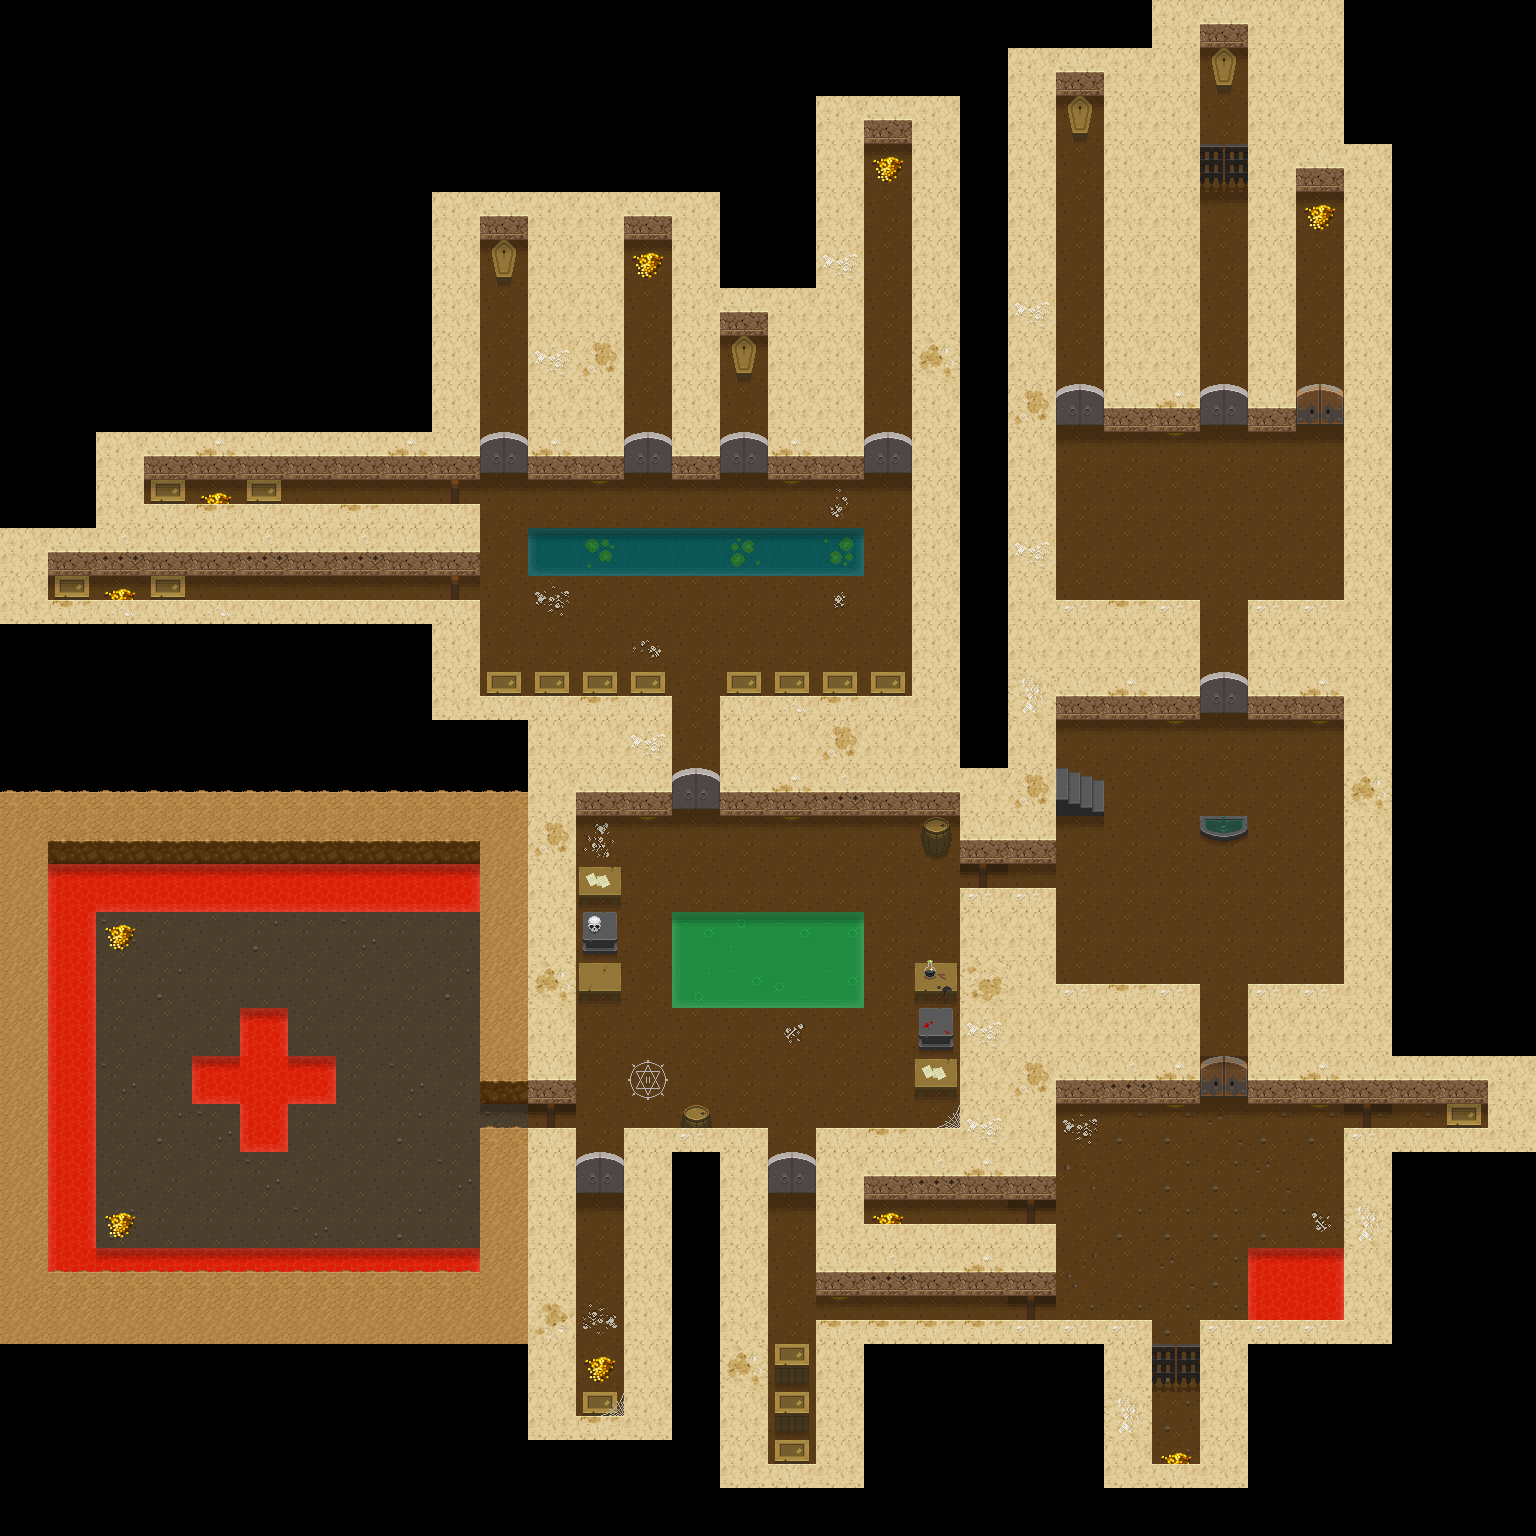

This game map was drawn from its Tiled (.tmx) file and the tilesets committed beside it. A one-line description and the trimmed map source follow:
An orthogonal 32x32 tile map with 48x48 px tiles, 10 tile layers (floor, floor 2, creature, props, ...) and 32 objects (12x MONSTER, Taking a drink of clear water from the g, portal, Evil Wizard's Lab, Azath, ...).

<map version="1.10" tiledversion="1.11.0" orientation="orthogonal" renderorder="right-down" width="32" height="32" tilewidth="48" tileheight="48" infinite="0" backgroundcolor="#000000" nextlayerid="16" nextobjectid="74">
 <properties>
  <property name="startX" value="0" />
  <property name="startY" value="0" />
 </properties>
 <tileset firstgid="1" name="terrain" tilewidth="48" tileheight="48" tilecount="760" columns="20">
  <image source="uf_terrain.png" width="960" height="1824" />
  <tile id="115">
   <animation>
    <frame tileid="115" duration="500" />
    <frame tileid="116" duration="500" />
    <frame tileid="117" duration="500" />
    <frame tileid="118" duration="500" />
   </animation>
  </tile>
  <tile id="135">
   <animation>
    <frame tileid="135" duration="500" />
    <frame tileid="136" duration="500" />
    <frame tileid="137" duration="500" />
    <frame tileid="138" duration="500" />
   </animation>
  </tile>
  <tile id="155">
   <animation>
    <frame tileid="155" duration="500" />
    <frame tileid="156" duration="500" />
    <frame tileid="157" duration="500" />
    <frame tileid="158" duration="500" />
   </animation>
  </tile>
  <tile id="175">
   <animation>
    <frame tileid="175" duration="500" />
    <frame tileid="176" duration="500" />
    <frame tileid="177" duration="500" />
    <frame tileid="178" duration="500" />
   </animation>
  </tile>
  <tile id="195">
   <animation>
    <frame tileid="195" duration="300" />
    <frame tileid="196" duration="300" />
    <frame tileid="197" duration="300" />
    <frame tileid="198" duration="300" />
   </animation>
  </tile>
  <tile id="215">
   <animation>
    <frame tileid="215" duration="500" />
    <frame tileid="216" duration="500" />
    <frame tileid="217" duration="500" />
    <frame tileid="218" duration="500" />
   </animation>
  </tile>
  <tile id="621">
   <animation>
    <frame tileid="621" duration="300" />
    <frame tileid="622" duration="300" />
   </animation>
  </tile>
  <tile id="644">
   <animation>
    <frame tileid="644" duration="200" />
    <frame tileid="645" duration="200" />
   </animation>
  </tile>
  <tile id="664">
   <animation>
    <frame tileid="664" duration="200" />
    <frame tileid="665" duration="200" />
   </animation>
  </tile>
  <tile id="672">
   <animation>
    <frame tileid="672" duration="750" />
    <frame tileid="673" duration="750" />
   </animation>
  </tile>
  <tile id="674">
   <animation>
    <frame tileid="674" duration="750" />
    <frame tileid="675" duration="750" />
   </animation>
  </tile>
 </tileset>
 <layer id="1" name="floor" width="32" height="32">
  <data>[1024 cells, 317 non-empty, 8 distinct tile ids]</data>
 </layer>
 <layer id="2" name="floor 2" width="32" height="32">
  <data>[1024 cells, 58 non-empty, 7 distinct tile ids]</data>
 </layer>
 <layer id="4" name="creature" width="32" height="32">
  <data>[1024 cells, 0 non-empty, 0 distinct tile ids]</data>
 </layer>
 <layer id="3" name="props" width="32" height="32">
  <data>[1024 cells, 45 non-empty, 13 distinct tile ids]</data>
 </layer>
 <layer id="5" name="water_edges" width="32" height="32">
  <data>[1024 cells, 49 non-empty, 5 distinct tile ids]</data>
 </layer>
 <layer id="8" name="door" width="32" height="32">
  <data>[1024 cells, 22 non-empty, 5 distinct tile ids]</data>
 </layer>
 <layer id="9" name="torches" width="32" height="32">
  <data>[1024 cells, 20 non-empty, 2 distinct tile ids]</data>
 </layer>
 <layer id="6" name="shadows" width="32" height="32">
  <data>[1024 cells, 113 non-empty, 1 distinct tile ids]</data>
 </layer>
 <layer id="10" name="webs" width="32" height="32">
  <data>[1024 cells, 9 non-empty, 3 distinct tile ids]</data>
 </layer>
 <layer id="7" name="walls" width="32" height="32">
  <data>[1024 cells, 367 non-empty, 14 distinct tile ids]</data>
 </layer>
 <objectgroup id="11" name="people">
  <object id="1" name="bleeb" type="MONSTER" x="1152" y="480" width="48" height="48">
   <properties>
    <property name="monsterID" value="Bleeb" />
    <property name="movement" value="ATTACK_AVATAR" />
   </properties>
  </object>
  <object id="21" name="priestess" type="MONSTER" x="768" y="864" width="48" height="48">
   <properties>
    <property name="monsterID" value="Priestess" />
    <property name="movement" value="ATTACK_AVATAR" />
   </properties>
  </object>
  <object id="22" name="evil wizard" type="MONSTER" x="864" y="1056" width="48" height="48">
   <properties>
    <property name="monsterID" value="Lvl 5 Mage" />
    <property name="movement" value="ATTACK_AVATAR" />
   </properties>
  </object>
  <object id="24" name="toad" type="MONSTER" x="624" y="864" width="48" height="48">
   <properties>
    <property name="monsterID" value="Giant Toad" />
    <property name="movement" value="ATTACK_AVATAR" />
   </properties>
  </object>
  <object id="32" name="elemental" type="MONSTER" x="1056" y="1200" width="48" height="48">
   <properties>
    <property name="monsterID" value="Will O' Wisp" />
    <property name="movement" value="ATTACK_AVATAR" />
   </properties>
  </object>
  <object id="33" name="golem" type="MONSTER" x="1200" y="1248" width="48" height="48">
   <properties>
    <property name="monsterID" value="Ogre Lord" />
    <property name="movement" value="ATTACK_AVATAR" />
   </properties>
  </object>
  <object id="36" name="wraith" type="MONSTER" x="1152" y="1392" width="48" height="48">
   <properties>
    <property name="monsterID" value="NightStalker" />
    <property name="movement" value="ATTACK_AVATAR" />
   </properties>
  </object>
  <object id="39" name="bleeb" type="MONSTER" x="1248" y="480" width="48" height="48">
   <properties>
    <property name="monsterID" value="Bleeb" />
    <property name="movement" value="ATTACK_AVATAR" />
   </properties>
  </object>
  <object id="65" name="elemental" type="MONSTER" x="192" y="960" width="48" height="48">
   <properties>
    <property name="monsterID" value="Fire Giant" />
    <property name="movement" value="ATTACK_AVATAR" />
   </properties>
  </object>
  <object id="66" name="elemental" type="MONSTER" x="192" y="1152" width="48" height="48">
   <properties>
    <property name="monsterID" value="Earth Giant" />
    <property name="movement" value="ATTACK_AVATAR" />
   </properties>
  </object>
  <object id="70" name="samurai" type="MONSTER" x="480" y="528" width="48" height="48">
   <properties>
    <property name="monsterID" value="Champ Samurai" />
    <property name="movement" value="ATTACK_AVATAR" />
   </properties>
  </object>
  <object id="72" name="samurai" type="MONSTER" x="864" y="528" width="48" height="48">
   <properties>
    <property name="monsterID" value="Champ Samurai" />
    <property name="movement" value="ATTACK_AVATAR" />
   </properties>
  </object>
 </objectgroup>
 <objectgroup id="14" name="messages">
  <object id="73" name="rune" type="Taking a drink of clear water from the glowing pool gives a feeling of increased strength and grace!" x="1200" y="816" width="48" height="48">
   <properties>
    <property name="heal" value="true" />
   </properties>
  </object>
 </objectgroup>
 <objectgroup id="12" name="portals">
  <object id="40" name="WIWOLD" type="portal" x="1056" y="768" width="48" height="48">
   <properties>
    <property name="dx" value="5" />
    <property name="dy" value="13" />
   </properties>
  </object>
 </objectgroup>
 <objectgroup id="13" name="rooms" visible="0">
  <object id="42" x="1008" y="672">
   <polygon points="0,0 0,336 144,336 144,432 288,432 288,336 384,336 384,0" />
  </object>
  <object id="43" x="1008" y="384">
   <polygon points="0,0 0,288 144,288 144,336 288,336 288,288 384,288 384,0" />
  </object>
  <object id="44" x="1248" y="144">
   <polygon points="0,0 0,288 144,288 144,0" />
  </object>
  </objectgroup>
</map>
<!-- 15 of 32 objects omitted -->
